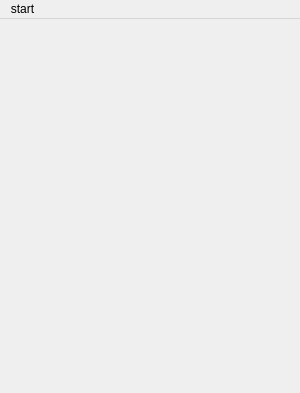
<?xml version="1.0" encoding="UTF-8"?>
<ui version="4.0">
 <class>MainSence</class>
 <widget class="QMainWindow" name="MainSence">
  <property name="geometry">
   <rect>
    <x>0</x>
    <y>0</y>
    <width>300</width>
    <height>393</height>
   </rect>
  </property>
  <property name="windowTitle">
   <string>MainSence</string>
  </property>
  <widget class="QWidget" name="centralWidget"/>
  <widget class="QMenuBar" name="menuBar">
   <property name="geometry">
    <rect>
     <x>0</x>
     <y>0</y>
     <width>300</width>
     <height>23</height>
    </rect>
   </property>
   <widget class="QMenu" name="menustart">
    <property name="title">
     <string>start</string>
    </property>
    <addaction name="actionquit"/>
   </widget>
   <addaction name="menustart"/>
  </widget>
  <action name="actionquit">
   <property name="text">
    <string>quit</string>
   </property>
  </action>
 </widget>
 <layoutdefault spacing="6" margin="11"/>
 <resources/>
 <connections/>
</ui>
